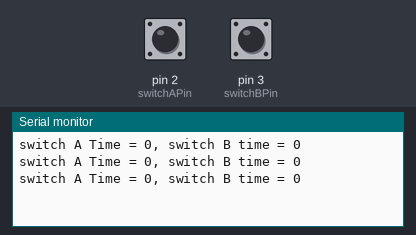
Simulated run of this sketch. Board: Arduino Uno, built with avr-gcc and run on an emulated ATmega328P. Shown: the last lines printed to the serial monitor. Inputs (shaded band) come from the test bench; at power-on: pin 2 (switchAPin) HIGH, pin 3 (switchBPin) HIGH.

Above: at 2.8 s.
2.9 s: pin 2 (switchAPin) pulled LOW for 1.2 s
At 4.8 s:
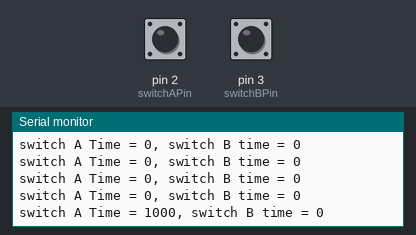
5.6 s: pin 3 (switchBPin) pulled LOW for 3.2 s
At 7.4 s:
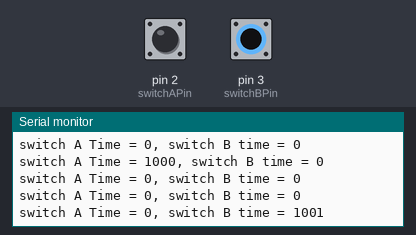
10.3 s: pin 2 (switchAPin) pulled LOW for 3.2 s
At 12.5 s:
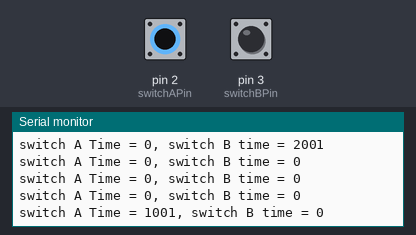
Timing chart, 0 to 14.0 s (numbered marks = the images above; inputs shaded):
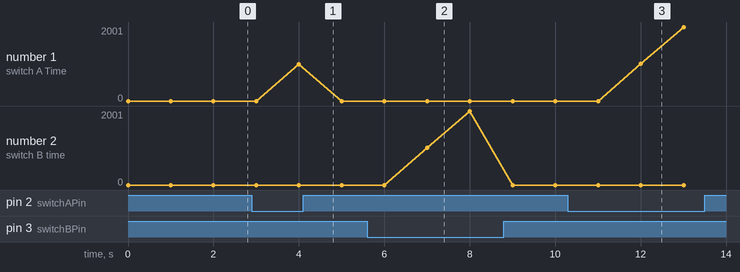

The sketch:

4_Determining_How_Long_more_than_one_switch_has_been_pressed.ino
```cpp
/*
 *
 * Prints how Long more than one switch has been pressed
 */

#include <Streaming.h>

const int switchAPin = 2;
const int switchBPin = 3;


// Functions with references must be explicitly declared
unsigned long switchTime(int pin, boolean &state, unsigned long &startTime);


void setup() {
  pinMode(switchAPin, INPUT);
  digitalWrite(switchAPin, HIGH); // Turn on pull-up resistor

  pinMode(switchBPin, INPUT);
  digitalWrite(switchBPin, HIGH);
  Serial.begin(9600);

}

void loop() {
  unsigned long time;

  Serial << "switch A Time = ";
  time = switchATime();
  Serial << time;

  Serial << ", switch B time = ";
  time = switchBTime();
  Serial << time << endl;
  delay(1000);                     // wait a second so as not to send massive amounts of data

}

unsigned long switchTime(int pin, boolean &state, unsigned long &startTime) {
  if (digitalRead(pin) != state) //check if the switch has changed state
  {
    state = !state;
    startTime = millis(); // Store the time
  }
  if (state == LOW)
    return millis() - startTime;  // Return the time in milliseconds
  else
    return 0;                     // Return 0 if the switch is not pushed (HIGH STATE)
}


long switchATime()
{
  static unsigned long startTime = 0;   // The time the switch state change was first detected
  static boolean state;                 // Current state of the switch

  return switchTime(switchAPin, state, startTime);
}


long switchBTime()
{
  static unsigned long startTime = 0;   // The time the switch state change was first detected
  static boolean state;                 // Current state of the switch

  return switchTime(switchBPin, state, startTime);
}
```

Measured:
- after the input at 2.9 s, the serial monitor: prints a new line after 1.1 s (image 1)
- after the input at 5.6 s, the serial monitor: prints a new line after 1.4 s (image 2)
- after the input at 10.3 s, the serial monitor: prints a new line after 1.7 s (image 3)
